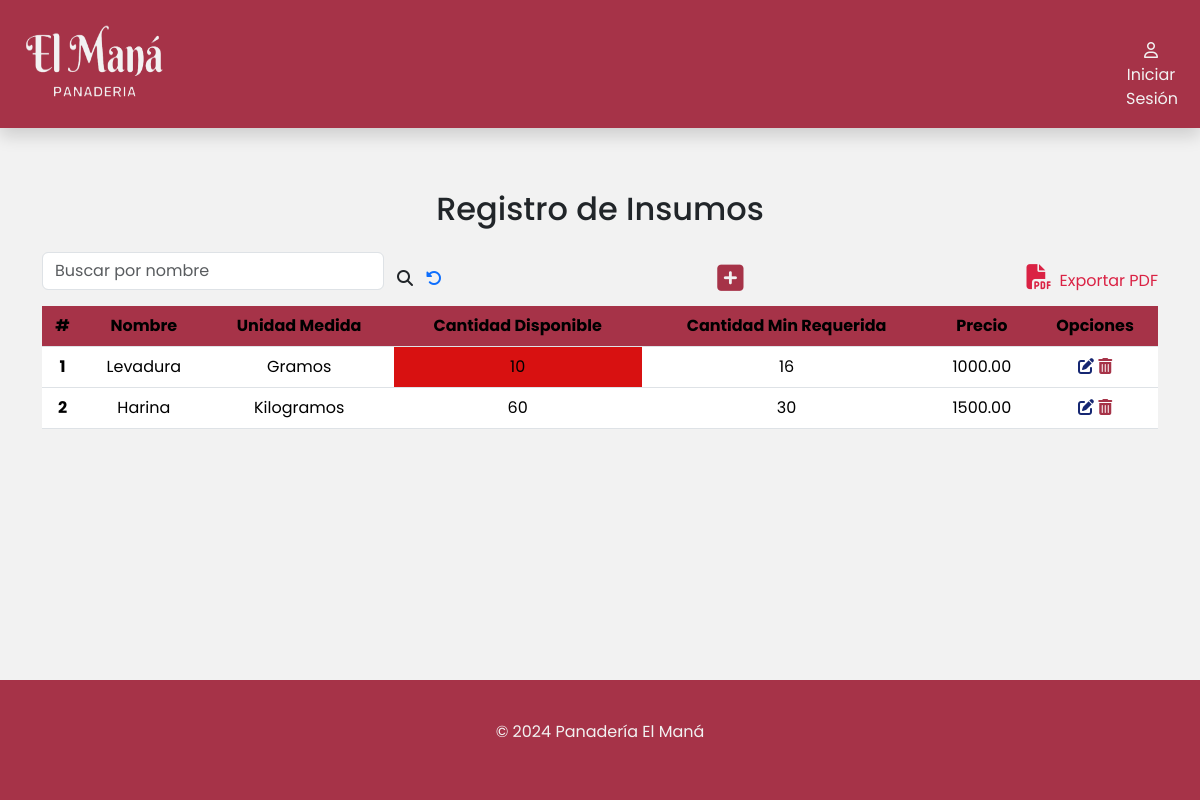
Before: /productos/insumos/ with the older database file.
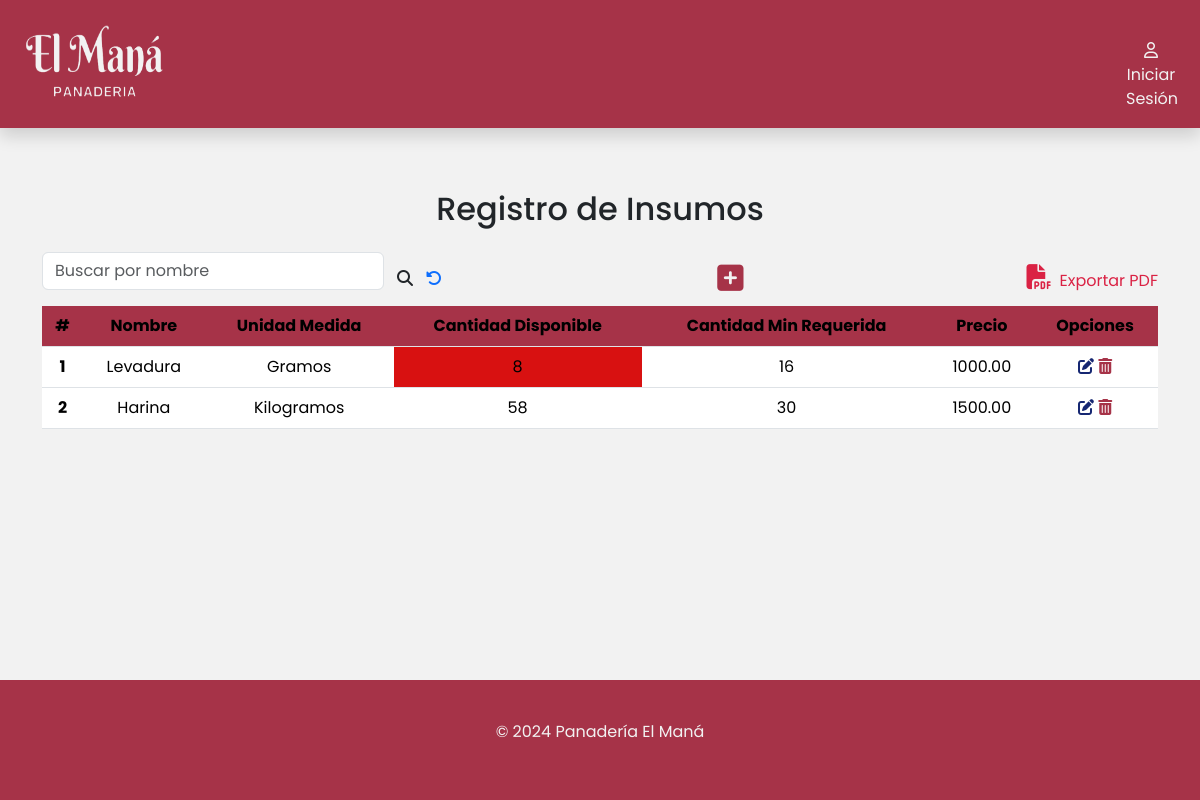
After: the same page with the newer database file.
### apps/productos/models.py (models this page shows, shortened)
class Insumo(models.Model):
    UNIDADES_MEDIDA = [
        ('kg', 'Kilogramos'),
        ('g', 'Gramos'),
        ('l', 'Litros'),
        ('ml', 'Mililitros'),
        ('u', 'Unidades'),
        ('paq', 'Paquete'),
        ('caja', 'Caja'),
        ('taza', 'Taza'),
        ('otro', 'Otro'),
    ]
    nombre = models.CharField(max_length=50,blank=False,null=False)
    unidadDeMedida = models.CharField(max_length=10,choices=UNIDADES_MEDIDA,blank=False,null=False)
    cantidadDisponible = models.PositiveIntegerField(blank=False,null=False)
    cantidadMinRequerida = models.PositiveIntegerField(blank=False,null=False)
    precioInsumo = models.DecimalField(max_digits=10, decimal_places=2, blank=False, null=True, default=0.0)

### apps/productos/views.py (the view)
# urls.py: path('insumos/',views.insumos,name='insumos'),
def insumos(request):
    insumos = Insumo.objects.all()  # Obtén todos los insumos de la base de datos
    form = FormularioInsumo()
    mostrar_boton = True
    if request.method == 'POST':  # Si el formulario fue enviado
        form = FormularioInsumo(request.POST)
        if form.is_valid():
            form.save()  # Guarda el nuevo insumo en la base de datos
            return redirect('/productos/insumos') # Redirige a la misma página para actualizar la lista de insumos
    if request.path == '/proveedores/buscar/':
        mostrar_boton = False
    return render(request, 'insumos/insumos.html', {'insumos': insumos, 'form': form,'mostrar_boton': mostrar_boton})

### apps/productos/templates/insumos/insumos.html (shortened to what this page needs)
{%extends 'base/base.html'%}
{% load static %}
{% block contenido %}
<div class="container" id="container-tabla">
    <div class="col-12">
        <h2 class="text-center pb-3">Registro de Insumos</h2>
        <div class="busqueda d-flex">
            <form class="d-flex align-items-center justify-content-center" role="search" method="POST" action="{% url 'productos:buscarInsumo' %}">
                <input
                    class="form-control mb-3"
                    type="search"
                    placeholder="Buscar por nombre"
                    aria-label="buscar"
                    name="busqueda"
                    value="{{ busqueda|default:'' }}"
                />
                <button class="btn" type="submit">
                    <i class="fa-solid fa-magnifying-glass" style="font-size: 16px" title="Buscar"></i>
                </button>
                <a href="/productos/insumos"><i class="fa-solid fa-rotate-left" title="Recargar página"></i></a>
            </form>
            {% if mostrar_boton %}
            <div class="btn-modal">
                <button
                    type="button"
                    class="btn"
                    data-bs-toggle="modal"
                    data-bs-target="#exampleModal"
                >
                    <i
                        class="fa-solid fa-square-plus"
                        title="Agregar Insumo"
                        style="font-size: 30px"
                    >
                    </i>
                </button>
            </div>
            {% endif %}
            <a class="expPdf" href="{% url 'productos:generarPDFInsumoFaltante' %}"
            ><i class="fa-solid fa-file-pdf px-2" style="font-size: 25px"></i
            >Exportar PDF</a>
        </div>
        <div class="table-responsive">
            <table class="table">
                <thead class="bg-table">
                    <tr>
                        <th scope="col">#</th>
                        <th scope="col">Nombre</th>
                        <th scope="col">Unidad Medida</th>
                        <th scope="col">Cantidad Disponible</th>
                        <th scope="col">Cantidad Min Requerida</th>
                        <th scope="col">Precio</th>
                        <th scope="col">Opciones</th>
                    </tr>
                </thead>
                <tbody>
                    {% for insumo in insumos %}
                    <tr>
                        <th scope="row">{{ forloop.counter }}</th>
                        <td>{{ insumo.nombre }}</td>
                        {% if insumo.unidadDeMedida == 'kg' %}<td>Kilogramos</td>{% endif %}
                        {% if insumo.unidadDeMedida == 'g' %}<td>Gramos</td>{% endif %}
                        {% if insumo.cantidadDisponible < insumo.cantidadMinRequerida %}
                        <td style="background-color: #d81111;">{{ insumo.cantidadDisponible }}</td>
                        {% else %}
                        <td>{{ insumo.cantidadDisponible }}</td>
                        {% endif %}
                        <td>{{ insumo.cantidadMinRequerida }}</td>
                        <td>{{ insumo.precioInsumo }}</td>
                        <td>
                            <a href="editar/{{insumo.id}}"><i class="fa-solid fa-pen-to-square" title="Editar"></i></a>
                            <a href="eliminar/{{insumo.id}}"><i class="fa-solid fa-trash-can" title="Eliminar"></i></a>
                        </td>
                    </tr>
                    {% empty %}
                    <tr>
                        <td colspan="10">No hay insumos disponibles.</td>
                    </tr>
                    {% endfor %}
                </tbody>
            </table>
        </div>
    </div>
</div>
{% endblock %}

Changed rows visible on the page:
changed Insumo "Levadura": cantidadDisponible "10" → "8"
changed Insumo "Harina": cantidadDisponible "60" → "58"
